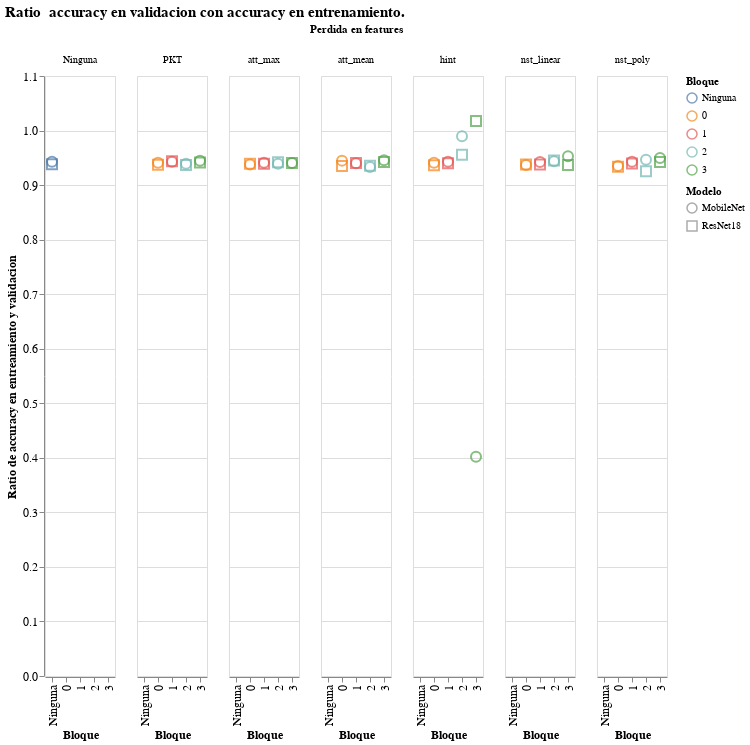

Notebook code cell kept with this figure:
### Code cell
grafico_con_columnas(source,y='test/train',title="Ratio  accuracy en validacion con accuracy en entrenamiento.")

### Figure 1 — Vega-Lite specification as saved in the notebook (floating-point values rounded to 4 significant figures)
{"config": {"view": {"continuousWidth": 400, "continuousHeight": 300}, "axis": {"labelFontSize": 12, "titleFontSize": 12}, "title": {"fontSize": 15}}, "data": {"name": "data-a7af65d05f721c2ba443eb0d113c6d69"}, "mark": {"type": "point", "size": 100}, "encoding": {"color": {"type": "nominal", "field": "layer", "legend": {"title": "Bloque"}}, "column": {"type": "ordinal", "field": "feat_dist", "title": "Perdida en features"}, "shape": {"type": "ordinal", "field": "student", "legend": {"title": "Modelo"}}, "x": {"type": "nominal", "field": "layer", "title": "Bloque"}, "y": {"type": "quantitative", "field": "test/train", "title": "Ratio de accuracy en entreamiento y validacion"}}, "height": 600, "selection": {"selector127": {"type": "interval", "bind": "scales", "encodings": ["x", "y"]}}, "title": "Ratio  accuracy en validacion con accuracy en entrenamiento.", "width": 70, "$schema": "https://vega.github.io/schema/vega-lite/v4.8.1.json", "datasets": {"data-a7af65d05f721c2ba443eb0d113c6d69": [{"test_acc": 89.42, "test_teacher/acc": 93.94, "test_loss": 0.01408, "test_eval": 1.295, "train_acc": 94.86, "train_teacher/acc": 99.89, "train_loss": 0.009106, "train_eval": 0.4043, "student": "MobileNet", "transform": "Ninguna", "dataset": "None", "temp": 8, "log_dist": "KD", "feat_dist": "Ninguna", "layer": "Ninguna", "delta_test": -4.52, "test/train": 0.9427, "last_layer": null}, {"test_acc": 92.91, "test_teacher/acc": 93.94, "test_loss": 0.006857, "test_eval": 0.7865, "train_acc": 99.02, "train_teacher/acc": 99.9, "train_loss": 0.003181, "train_eval": 0.04594, "student": "ResNet18", "transform": "Ninguna", "dataset": "None", "temp": 8, "log_dist": "KD", "feat_dist": "Ninguna", "layer": "Ninguna", "delta_test": -1.03, "test/train": 0.9383, "last_layer": null}, {"test_acc": 88.77, "test_teacher/acc": 93.94, "test_loss": 0.01508, "test_eval": 1.395, "train_acc": 94.67, "train_teacher/acc": 99.89, "train_loss": 0.009206, "train_eval": 0.4134, "student": "MobileNet", "transform": "Ninguna", "dataset": "cifar10,", "temp": 8, "log_dist": "KD", "feat_dist": "att_max", "layer": 0, "delta_test": -5.17, "test/train": 0.9377, "last_layer": "KD,T-8"}, {"test_acc": 89.1, "test_teacher/acc": 93.94, "test_loss": 0.01436, "test_eval": 1.279, "train_acc": 94.7, "train_teacher/acc": 99.88, "train_loss": 0.009395, "train_eval": 0.4169, "student": "MobileNet", "transform": "Ninguna", "dataset": "cifar10,", "temp": 8, "log_dist": "KD", "feat_dist": "att_max", "layer": 1, "delta_test": -4.84, "test/train": 0.9409, "last_layer": "KD,T-8"}, {"test_acc": 89.04, "test_teacher/acc": 93.94, "test_loss": 0.01553, "test_eval": 1.353, "train_acc": 94.83, "train_teacher/acc": 99.91, "train_loss": 0.00936, "train_eval": 0.3952, "student": "MobileNet", "transform": "Ninguna", "dataset": "cifar10,", "temp": 8, "log_dist": "KD", "feat_dist": "att_max", "layer": 2, "delta_test": -4.9, "test/train": 0.9389, "last_layer": "KD,T-8"}, {"test_acc": 89.46, "test_teacher/acc": 93.94, "test_loss": 0.01944, "test_eval": 1.299, "train_acc": 95.11, "train_teacher/acc": 99.91, "train_loss": 0.01402, "train_eval": 0.3856, "student": "MobileNet", "transform": "Ninguna", "dataset": "cifar10,", "temp": 8, "log_dist": "KD", "feat_dist": "att_max", "layer": 3, "delta_test": -4.48, "test/train": 0.9406, "last_layer": "KD,T-8"}, {"test_acc": 89.5, "test_teacher/acc": 93.94, "test_loss": 0.01519, "test_eval": 1.348, "train_acc": 94.72, "train_teacher/acc": 99.88, "train_loss": 0.009325, "train_eval": 0.4083, "student": "MobileNet", "transform": "Ninguna", "dataset": "cifar10,", "temp": 8, "log_dist": "KD", "feat_dist": "att_mean", "layer": 0, "delta_test": -4.44, "test/train": 0.9449, "last_layer": "KD,T-8"}, {"test_acc": 89.31, "test_teacher/acc": 93.94, "test_loss": 0.0147, "test_eval": 1.32, "train_acc": 95.01, "train_teacher/acc": 99.88, "train_loss": 0.009293, "train_eval": 0.3877, "student": "MobileNet", "transform": "Ninguna", "dataset": "cifar10,", "temp": 8, "log_dist": "KD", "feat_dist": "att_mean", "layer": 1, "delta_test": -4.63, "test/train": 0.94, "last_layer": "KD,T-8"}, {"test_acc": 88.59, "test_teacher/acc": 93.94, "test_loss": 0.01586, "test_eval": 1.387, "train_acc": 94.92, "train_teacher/acc": 99.91, "train_loss": 0.01017, "train_eval": 0.4011, "student": "MobileNet", "transform": "Ninguna", "dataset": "cifar10,", "temp": 8, "log_dist": "KD", "feat_dist": "att_mean", "layer": 2, "delta_test": -5.35, "test/train": 0.9333, "last_layer": "KD,T-8"}, {"test_acc": 90.2, "test_teacher/acc": 93.94, "test_loss": 0.02588, "test_eval": 1.214, "train_acc": 95.38, "train_teacher/acc": 99.91, "train_loss": 0.02096, "train_eval": 0.3339, "student": "MobileNet", "transform": "Ninguna", "dataset": "cifar10,", "temp": 8, "log_dist": "KD", "feat_dist": "att_mean", "layer": 3, "delta_test": -3.74, "test/train": 0.9457, "last_layer": "KD,T-8"}, {"test_acc": 89.5, "test_teacher/acc": 93.94, "test_loss": 70.4, "test_eval": 1.299, "train_acc": 95.14, "train_teacher/acc": 99.91, "train_loss": 67.8, "train_eval": 0.3845, "student": "MobileNet", "transform": "Ninguna", "dataset": "cifar10,", "temp": 8, "log_dist": "KD", "feat_dist": "hint", "layer": 0, "delta_test": -4.44, "test/train": 0.9408, "last_layer": "KD,T-8"}, {"test_acc": 90.62, "test_teacher/acc": 93.94, "test_loss": 175.7, "test_eval": 1.134, "train_acc": 96.14, "train_teacher/acc": 99.91, "train_loss": 160.7, "train_eval": 0.283, "student": "MobileNet", "transform": "Ninguna", "dataset": "cifar10,", "temp": 8, "log_dist": "KD", "feat_dist": "hint", "layer": 1, "delta_test": -3.32, "test/train": 0.9426, "last_layer": "KD,T-8"}, {"test_acc": 73.12, "test_teacher/acc": 93.94, "test_loss": 43120.0, "test_eval": 3.172, "train_acc": 73.88, "train_teacher/acc": 99.91, "train_loss": 36430.0, "train_eval": 2.472, "student": "MobileNet", "transform": "Ninguna", "dataset": "cifar10,", "temp": 8, "log_dist": "KD", "feat_dist": "hint", "layer": 2, "delta_test": -20.82, "test/train": 0.9897, "last_layer": "KD,T-8"}, {"test_acc": 11.17, "test_teacher/acc": 93.94, "test_loss": 12650.0, "test_eval": 10.84, "train_acc": 27.8, "train_teacher/acc": 99.92, "train_loss": 7571.0, "train_eval": 4.481, "student": "MobileNet", "transform": "Ninguna", "dataset": "cifar10,", "temp": 8, "log_dist": "KD", "feat_dist": "hint", "layer": 3, "delta_test": -82.77, "test/train": 0.4018, "last_layer": "KD,T-8"}, {"test_acc": 88.5, "test_teacher/acc": 93.94, "test_loss": 0.03599, "test_eval": 1.371, "train_acc": 94.45, "train_teacher/acc": 99.9, "train_loss": 0.02538, "train_eval": 0.4435, "student": "MobileNet", "transform": "Ninguna", "dataset": "cifar10,", "temp": 8, "log_dist": "KD", "feat_dist": "nst_linear", "layer": 0, "delta_test": -5.44, "test/train": 0.937, "last_layer": "KD,T-8"}, {"test_acc": 89.55, "test_teacher/acc": 93.94, "test_loss": 0.02572, "test_eval": 1.281, "train_acc": 95.02, "train_teacher/acc": 99.89, "train_loss": 0.01884, "train_eval": 0.3872, "student": "MobileNet", "transform": "Ninguna", "dataset": "cifar10,", "temp": 8, "log_dist": "KD", "feat_dist": "nst_linear", "layer": 1, "delta_test": -4.39, "test/train": 0.9424, "last_layer": "KD,T-8"}, {"test_acc": 89.52, "test_teacher/acc": 93.94, "test_loss": 0.02017, "test_eval": 1.269, "train_acc": 94.87, "train_teacher/acc": 99.9, "train_loss": 0.01419, "train_eval": 0.3965, "student": "MobileNet", "transform": "Ninguna", "dataset": "cifar10,", "temp": 8, "log_dist": "KD", "feat_dist": "nst_linear", "layer": 2, "delta_test": -4.42, "test/train": 0.9436, "last_layer": "KD,T-8"}, {"test_acc": 90.33, "test_teacher/acc": 93.94, "test_loss": 0.02095, "test_eval": 1.188, "train_acc": 94.8, "train_teacher/acc": 99.89, "train_loss": 0.01567, "train_eval": 0.4163, "student": "MobileNet", "transform": "Ninguna", "dataset": "cifar10,", "temp": 8, "log_dist": "KD", "feat_dist": "nst_linear", "layer": 3, "delta_test": -3.61, "test/train": 0.9528, "last_layer": "KD,T-8"}, {"test_acc": 88.83, "test_teacher/acc": 93.94, "test_loss": 2.714, "test_eval": 1.389, "train_acc": 94.99, "train_teacher/acc": 99.91, "train_loss": 1.356, "train_eval": 0.3983, "student": "MobileNet", "transform": "Ninguna", "dataset": "cifar10,", "temp": 8, "log_dist": "KD", "feat_dist": "nst_poly", "layer": 0, "delta_test": -5.11, "test/train": 0.9351, "last_layer": "KD,T-8"}, {"test_acc": 90.49, "test_teacher/acc": 93.94, "test_loss": 0.1159, "test_eval": 1.207, "train_acc": 95.97, "train_teacher/acc": 99.92, "train_loss": 0.06182, "train_eval": 0.311, "student": "MobileNet", "transform": "Ninguna", "dataset": "cifar10,", "temp": 8, "log_dist": "KD", "feat_dist": "nst_poly", "layer": 1, "delta_test": -3.45, "test/train": 0.9429, "last_layer": "KD,T-8"}, {"test_acc": 85.92, "test_teacher/acc": 93.94, "test_loss": 0.1898, "test_eval": 1.728, "train_acc": 90.79, "train_teacher/acc": 99.91, "train_loss": 0.1683, "train_eval": 0.7833, "student": "MobileNet", "transform": "Ninguna", "dataset": "cifar10,", "temp": 8, "log_dist": "KD", "feat_dist": "nst_poly", "layer": 2, "delta_test": -8.02, "test/train": 0.9463, "last_layer": "KD,T-8"}, {"test_acc": 86.58, "test_teacher/acc": 93.94, "test_loss": 0.03997, "test_eval": 1.566, "train_acc": 91.16, "train_teacher/acc": 99.92, "train_loss": 0.0284, "train_eval": 0.7596, "student": "MobileNet", "transform": "Ninguna", "dataset": "cifar10,", "temp": 8, "log_dist": "KD", "feat_dist": "nst_poly", "layer": 3, "delta_test": -7.36, "test/train": 0.9498, "last_layer": "KD,T-8"}, {"test_acc": 89.22, "test_teacher/acc": 93.94, "test_loss": 0.0144, "test_eval": 1.305, "train_acc": 94.81, "train_teacher/acc": 99.89, "train_loss": 0.009154, "train_eval": 0.416, "student": "MobileNet", "transform": "Ninguna", "dataset": "cifar10,", "temp": 8, "log_dist": "KD", "feat_dist": "PKT", "layer": 0, "delta_test": -4.72, "test/train": 0.941, "last_layer": "KD,T-8"}, {"test_acc": 89.35, "test_teacher/acc": 93.94, "test_loss": 0.01377, "test_eval": 1.292, "train_acc": 94.77, "train_teacher/acc": 99.91, "train_loss": 0.009018, "train_eval": 0.4045, "student": "MobileNet", "transform": "Ninguna", "dataset": "cifar10,", "temp": 8, "log_dist": "KD", "feat_dist": "PKT", "layer": 1, "delta_test": -4.59, "test/train": 0.9428, "last_layer": "KD,T-8"}, {"test_acc": 88.79, "test_teacher/acc": 93.94, "test_loss": 0.01453, "test_eval": 1.352, "train_acc": 94.54, "train_teacher/acc": 99.91, "train_loss": 0.009427, "train_eval": 0.4243, "student": "MobileNet", "transform": "Ninguna", "dataset": "cifar10,", "temp": 8, "log_dist": "KD", "feat_dist": "PKT", "layer": 2, "delta_test": -5.15, "test/train": 0.9392, "last_layer": "KD,T-8"}, {"test_acc": 89.61, "test_teacher/acc": 93.94, "test_loss": 0.01479, "test_eval": 1.33, "train_acc": 94.86, "train_teacher/acc": 99.91, "train_loss": 0.009168, "train_eval": 0.4039, "student": "MobileNet", "transform": "Ninguna", "dataset": "cifar10,", "temp": 8, "log_dist": "KD", "feat_dist": "PKT", "layer": 3, "delta_test": -4.33, "test/train": 0.9447, "last_layer": "KD,T-8"}, {"test_acc": 93.0, "test_teacher/acc": 93.94, "test_loss": 0.006939, "test_eval": 0.7465, "train_acc": 99.04, "train_teacher/acc": 99.92, "train_loss": 0.003131, "train_eval": 0.04648, "student": "ResNet18", "transform": "Ninguna", "dataset": "cifar10,", "temp": 8, "log_dist": "KD", "feat_dist": "att_max", "layer": 0, "delta_test": -0.94, "test/train": 0.9391, "last_layer": "KD,T-8"}, {"test_acc": 92.91, "test_teacher/acc": 93.94, "test_loss": 0.007031, "test_eval": 0.7931, "train_acc": 98.93, "train_teacher/acc": 99.9, "train_loss": 0.003364, "train_eval": 0.05394, "student": "ResNet18", "transform": "Ninguna", "dataset": "cifar10,", "temp": 8, "log_dist": "KD", "feat_dist": "att_max", "layer": 1, "delta_test": -1.03, "test/train": 0.9391, "last_layer": "KD,T-8"}, {"test_acc": 93.27, "test_teacher/acc": 93.94, "test_loss": 0.006877, "test_eval": 0.7336, "train_acc": 99.03, "train_teacher/acc": 99.86, "train_loss": 0.003446, "train_eval": 0.04912, "student": "ResNet18", "transform": "Ninguna", "dataset": "cifar10,", "temp": 8, "log_dist": "KD", "feat_dist": "att_max", "layer": 2, "delta_test": -0.67, "test/train": 0.9419, "last_layer": "KD,T-8"}, {"test_acc": 93.29, "test_teacher/acc": 93.94, "test_loss": 0.008951, "test_eval": 0.7217, "train_acc": 99.19, "train_teacher/acc": 99.9, "train_loss": 0.005458, "train_eval": 0.0357, "student": "ResNet18", "transform": "Ninguna", "dataset": "cifar10,", "temp": 8, "log_dist": "KD", "feat_dist": "att_max", "layer": 3, "delta_test": -0.65, "test/train": 0.9405, "last_layer": "KD,T-8"}, {"test_acc": 92.56, "test_teacher/acc": 93.94, "test_loss": 0.007214, "test_eval": 0.8452, "train_acc": 98.97, "train_teacher/acc": 99.89, "train_loss": 0.003202, "train_eval": 0.04846, "student": "ResNet18", "transform": "Ninguna", "dataset": "cifar10,", "temp": 8, "log_dist": "KD", "feat_dist": "att_mean", "layer": 0, "delta_test": -1.38, "test/train": 0.9352, "last_layer": "KD,T-8"}, {"test_acc": 93.14, "test_teacher/acc": 93.94, "test_loss": 0.006817, "test_eval": 0.7617, "train_acc": 99.03, "train_teacher/acc": 99.92, "train_loss": 0.003258, "train_eval": 0.04956, "student": "ResNet18", "transform": "Ninguna", "dataset": "cifar10,", "temp": 8, "log_dist": "KD", "feat_dist": "att_mean", "layer": 1, "delta_test": -0.8, "test/train": 0.9405, "last_layer": "KD,T-8"}, {"test_acc": 92.65, "test_teacher/acc": 93.94, "test_loss": 0.007827, "test_eval": 0.8556, "train_acc": 99.05, "train_teacher/acc": 99.91, "train_loss": 0.003647, "train_eval": 0.04582, "student": "ResNet18", "transform": "Ninguna", "dataset": "cifar10,", "temp": 8, "log_dist": "KD", "feat_dist": "att_mean", "layer": 2, "delta_test": -1.29, "test/train": 0.9353, "last_layer": "KD,T-8"}, {"test_acc": 93.47, "test_teacher/acc": 93.94, "test_loss": 0.0129, "test_eval": 0.692, "train_acc": 99.2, "train_teacher/acc": 99.89, "train_loss": 0.009162, "train_eval": 0.03493, "student": "ResNet18", "transform": "Ninguna", "dataset": "cifar10,", "temp": 8, "log_dist": "KD", "feat_dist": "att_mean", "layer": 3, "delta_test": -0.47, "test/train": 0.9422, "last_layer": "KD,T-8"}, {"test_acc": 92.9, "test_teacher/acc": 93.94, "test_loss": 11.29, "test_eval": 0.7762, "train_acc": 99.2, "train_teacher/acc": 99.89, "train_loss": 10.88, "train_eval": 0.0373, "student": "ResNet18", "transform": "Ninguna", "dataset": "cifar10,", "temp": 8, "log_dist": "KD", "feat_dist": "hint", "layer": 0, "delta_test": -1.04, "test/train": 0.9365, "last_layer": "KD,T-8"}, {"test_acc": 93.39, "test_teacher/acc": 93.94, "test_loss": 50.91, "test_eval": 0.7433, "train_acc": 99.35, "train_teacher/acc": 99.92, "train_loss": 46.14, "train_eval": 0.0297, "student": "ResNet18", "transform": "Ninguna", "dataset": "cifar10,", "temp": 8, "log_dist": "KD", "feat_dist": "hint", "layer": 1, "delta_test": -0.55, "test/train": 0.94, "last_layer": "KD,T-8"}, {"test_acc": 63.59, "test_teacher/acc": 93.94, "test_loss": 30620.0, "test_eval": 4.019, "train_acc": 66.55, "train_teacher/acc": 99.91, "train_loss": 13250.0, "train_eval": 2.972, "student": "ResNet18", "transform": "Ninguna", "dataset": "cifar10,", "temp": 8, "log_dist": "KD", "feat_dist": "hint", "layer": 2, "delta_test": -30.35, "test/train": 0.9555, "last_layer": "KD,T-8"}, {"test_acc": 30.65, "test_teacher/acc": 93.94, "test_loss": 13230.0, "test_eval": 4.058, "train_acc": 30.12, "train_teacher/acc": 99.91, "train_loss": 8551.0, "train_eval": 3.898, "student": "ResNet18", "transform": "Ninguna", "dataset": "cifar10,", "temp": 8, "log_dist": "KD", "feat_dist": "hint", "layer": 3, "delta_test": -63.29, "test/train": 1.018, "last_layer": "KD,T-8"}, {"test_acc": 92.89, "test_teacher/acc": 93.94, "test_loss": 0.01084, "test_eval": 0.7738, "train_acc": 99.06, "train_teacher/acc": 99.9, "train_loss": 0.006382, "train_eval": 0.04579, "student": "ResNet18", "transform": "Ninguna", "dataset": "cifar10,", "temp": 8, "log_dist": "KD", "feat_dist": "nst_linear", "layer": 0, "delta_test": -1.05, "test/train": 0.9378, "last_layer": "KD,T-8"}, {"test_acc": 92.82, "test_teacher/acc": 93.94, "test_loss": 0.01146, "test_eval": 0.8084, "train_acc": 98.98, "train_teacher/acc": 99.92, "train_loss": 0.006565, "train_eval": 0.05312, "student": "ResNet18", "transform": "Ninguna", "dataset": "cifar10,", "temp": 8, "log_dist": "KD", "feat_dist": "nst_linear", "layer": 1, "delta_test": -1.12, "test/train": 0.9377, "last_layer": "KD,T-8"}, {"test_acc": 93.76, "test_teacher/acc": 93.94, "test_loss": 0.00843, "test_eval": 0.692, "train_acc": 99.2, "train_teacher/acc": 99.91, "train_loss": 0.004905, "train_eval": 0.03824, "student": "ResNet18", "transform": "Ninguna", "dataset": "cifar10,", "temp": 8, "log_dist": "KD", "feat_dist": "nst_linear", "layer": 2, "delta_test": -0.18, "test/train": 0.9451, "last_layer": "KD,T-8"}, {"test_acc": 92.74, "test_teacher/acc": 93.94, "test_loss": 0.01167, "test_eval": 0.7838, "train_acc": 99.01, "train_teacher/acc": 99.91, "train_loss": 0.006766, "train_eval": 0.04811, "student": "ResNet18", "transform": "Ninguna", "dataset": "cifar10,", "temp": 8, "log_dist": "KD", "feat_dist": "nst_linear", "layer": 3, "delta_test": -1.2, "test/train": 0.9367, "last_layer": "KD,T-8"}, {"test_acc": 92.54, "test_teacher/acc": 93.94, "test_loss": 0.5012, "test_eval": 0.8025, "train_acc": 99.1, "train_teacher/acc": 99.9, "train_loss": 0.2098, "train_eval": 0.04166, "student": "ResNet18", "transform": "Ninguna", "dataset": "cifar10,", "temp": 8, "log_dist": "KD", "feat_dist": "nst_poly", "layer": 0, "delta_test": -1.4, "test/train": 0.9338, "last_layer": "KD,T-8"}, {"test_acc": 93.24, "test_teacher/acc": 93.94, "test_loss": 0.03394, "test_eval": 0.7357, "train_acc": 99.25, "train_teacher/acc": 99.93, "train_loss": 0.0175, "train_eval": 0.03633, "student": "ResNet18", "transform": "Ninguna", "dataset": "cifar10,", "temp": 8, "log_dist": "KD", "feat_dist": "nst_poly", "layer": 1, "delta_test": -0.7, "test/train": 0.9395, "last_layer": "KD,T-8"}, {"test_acc": 86.85, "test_teacher/acc": 93.94, "test_loss": 0.1173, "test_eval": 1.532, "train_acc": 93.83, "train_teacher/acc": 99.91, "train_loss": 0.07008, "train_eval": 0.3967, "student": "ResNet18", "transform": "Ninguna", "dataset": "cifar10,", "temp": 8, "log_dist": "KD", "feat_dist": "nst_poly", "layer": 2, "delta_test": -7.09, "test/train": 0.9256, "last_layer": "KD,T-8"}, {"test_acc": 91.0, "test_teacher/acc": 93.94, "test_loss": 0.02765, "test_eval": 1.006, "train_acc": 96.57, "train_teacher/acc": 99.93, "train_loss": 0.0164, "train_eval": 0.201, "student": "ResNet18", "transform": "Ninguna", "dataset": "cifar10,", "temp": 8, "log_dist": "KD", "feat_dist": "nst_poly", "layer": 3, "delta_test": -2.94, "test/train": 0.9424, "last_layer": "KD,T-8"}, {"test_acc": 92.88, "test_teacher/acc": 93.94, "test_loss": 0.006906, "test_eval": 0.7867, "train_acc": 99.08, "train_teacher/acc": 99.91, "train_loss": 0.003107, "train_eval": 0.04384, "student": "ResNet18", "transform": "Ninguna", "dataset": "cifar10,", "temp": 8, "log_dist": "KD", "feat_dist": "PKT", "layer": 0, "delta_test": -1.06, "test/train": 0.9374, "last_layer": "KD,T-8"}, {"test_acc": 93.41, "test_teacher/acc": 93.94, "test_loss": 0.006757, "test_eval": 0.77, "train_acc": 98.99, "train_teacher/acc": 99.89, "train_loss": 0.003212, "train_eval": 0.05201, "student": "ResNet18", "transform": "Ninguna", "dataset": "cifar10,", "temp": 8, "log_dist": "KD", "feat_dist": "PKT", "layer": 1, "delta_test": -0.53, "test/train": 0.9437, "last_layer": "KD,T-8"}, {"test_acc": 92.7, "test_teacher/acc": 93.94, "test_loss": 0.007269, "test_eval": 0.8137, "train_acc": 98.97, "train_teacher/acc": 99.89, "train_loss": 0.003196, "train_eval": 0.05339, "student": "ResNet18", "transform": "Ninguna", "dataset": "cifar10,", "temp": 8, "log_dist": "KD", "feat_dist": "PKT", "layer": 2, "delta_test": -1.24, "test/train": 0.9367, "last_layer": "KD,T-8"}, {"test_acc": 93.26, "test_teacher/acc": 93.94, "test_loss": 0.006542, "test_eval": 0.747, "train_acc": 99.07, "train_teacher/acc": 99.89, "train_loss": 0.003151, "train_eval": 0.04638, "student": "ResNet18", "transform": "Ninguna", "dataset": "cifar10,", "temp": 8, "log_dist": "KD", "feat_dist": "PKT", "layer": 3, "delta_test": -0.68, "test/train": 0.9413, "last_layer": "KD,T-8"}]}}
